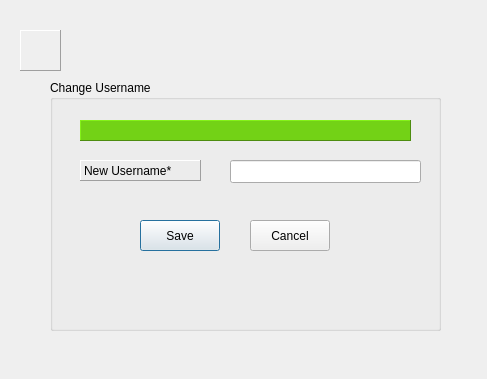
<?xml version="1.0" encoding="UTF-8"?>
<ui version="4.0">
 <class>ChangeUsername</class>
 <widget class="QDialog" name="ChangeUsername">
  <property name="geometry">
   <rect>
    <x>0</x>
    <y>0</y>
    <width>487</width>
    <height>379</height>
   </rect>
  </property>
  <property name="windowTitle">
   <string>Dialog</string>
  </property>
  <widget class="QGroupBox" name="groupBox">
   <property name="geometry">
    <rect>
     <x>50</x>
     <y>80</y>
     <width>391</width>
     <height>251</height>
    </rect>
   </property>
   <property name="title">
    <string>Change Username</string>
   </property>
   <widget class="QPushButton" name="pushButton_2">
    <property name="geometry">
     <rect>
      <x>90</x>
      <y>140</y>
      <width>80</width>
      <height>31</height>
     </rect>
    </property>
    <property name="text">
     <string>Save</string>
    </property>
    <property name="icon">
     <iconset resource="resources.qrc">
      <normaloff>:/resources/newIcons/check-icon.png</normaloff>:/resources/newIcons/check-icon.png</iconset>
    </property>
    <property name="iconSize">
     <size>
      <width>24</width>
      <height>24</height>
     </size>
    </property>
   </widget>
   <widget class="QPushButton" name="pushButton_3">
    <property name="geometry">
     <rect>
      <x>200</x>
      <y>140</y>
      <width>80</width>
      <height>31</height>
     </rect>
    </property>
    <property name="text">
     <string>Cancel</string>
    </property>
    <property name="icon">
     <iconset resource="resources.qrc">
      <normaloff>:/resources/newIcons/missed-calls-icon.png</normaloff>:/resources/newIcons/missed-calls-icon.png</iconset>
    </property>
    <property name="iconSize">
     <size>
      <width>24</width>
      <height>24</height>
     </size>
    </property>
   </widget>
   <widget class="QLineEdit" name="le_newUsername">
    <property name="geometry">
     <rect>
      <x>180</x>
      <y>80</y>
      <width>191</width>
      <height>23</height>
     </rect>
    </property>
    <property name="styleSheet">
     <string notr="true">border-color: rgb(239, 41, 41);</string>
    </property>
    <property name="echoMode">
     <enum>QLineEdit::Password</enum>
    </property>
   </widget>
   <widget class="QLabel" name="label">
    <property name="geometry">
     <rect>
      <x>30</x>
      <y>80</y>
      <width>121</width>
      <height>21</height>
     </rect>
    </property>
    <property name="frameShape">
     <enum>QFrame::Panel</enum>
    </property>
    <property name="frameShadow">
     <enum>QFrame::Raised</enum>
    </property>
    <property name="text">
     <string>New Username*</string>
    </property>
   </widget>
   <widget class="QLabel" name="lbl_currentUserDisplay">
    <property name="geometry">
     <rect>
      <x>30</x>
      <y>40</y>
      <width>331</width>
      <height>21</height>
     </rect>
    </property>
    <property name="styleSheet">
     <string notr="true">background-color: rgb(115, 210, 22);</string>
    </property>
    <property name="frameShape">
     <enum>QFrame::Panel</enum>
    </property>
    <property name="frameShadow">
     <enum>QFrame::Raised</enum>
    </property>
    <property name="text">
     <string/>
    </property>
   </widget>
  </widget>
  <widget class="QLabel" name="label_2">
   <property name="geometry">
    <rect>
     <x>0</x>
     <y>10</y>
     <width>481</width>
     <height>361</height>
    </rect>
   </property>
   <property name="styleSheet">
    <string notr="true">border-image: url(:/resources/background/picklit.jpg);</string>
   </property>
   <property name="text">
    <string/>
   </property>
  </widget>
  <widget class="QLabel" name="label_3">
   <property name="geometry">
    <rect>
     <x>20</x>
     <y>30</y>
     <width>41</width>
     <height>41</height>
    </rect>
   </property>
   <property name="styleSheet">
    <string notr="true">border-image: url(:/resources/icons/Logo2.png);</string>
   </property>
   <property name="frameShape">
    <enum>QFrame::Panel</enum>
   </property>
   <property name="frameShadow">
    <enum>QFrame::Raised</enum>
   </property>
   <property name="text">
    <string/>
   </property>
  </widget>
  <zorder>label_2</zorder>
  <zorder>groupBox</zorder>
  <zorder>label_3</zorder>
 </widget>
 <resources>
  <include location="resources.qrc"/>
 </resources>
 <connections/>
</ui>
